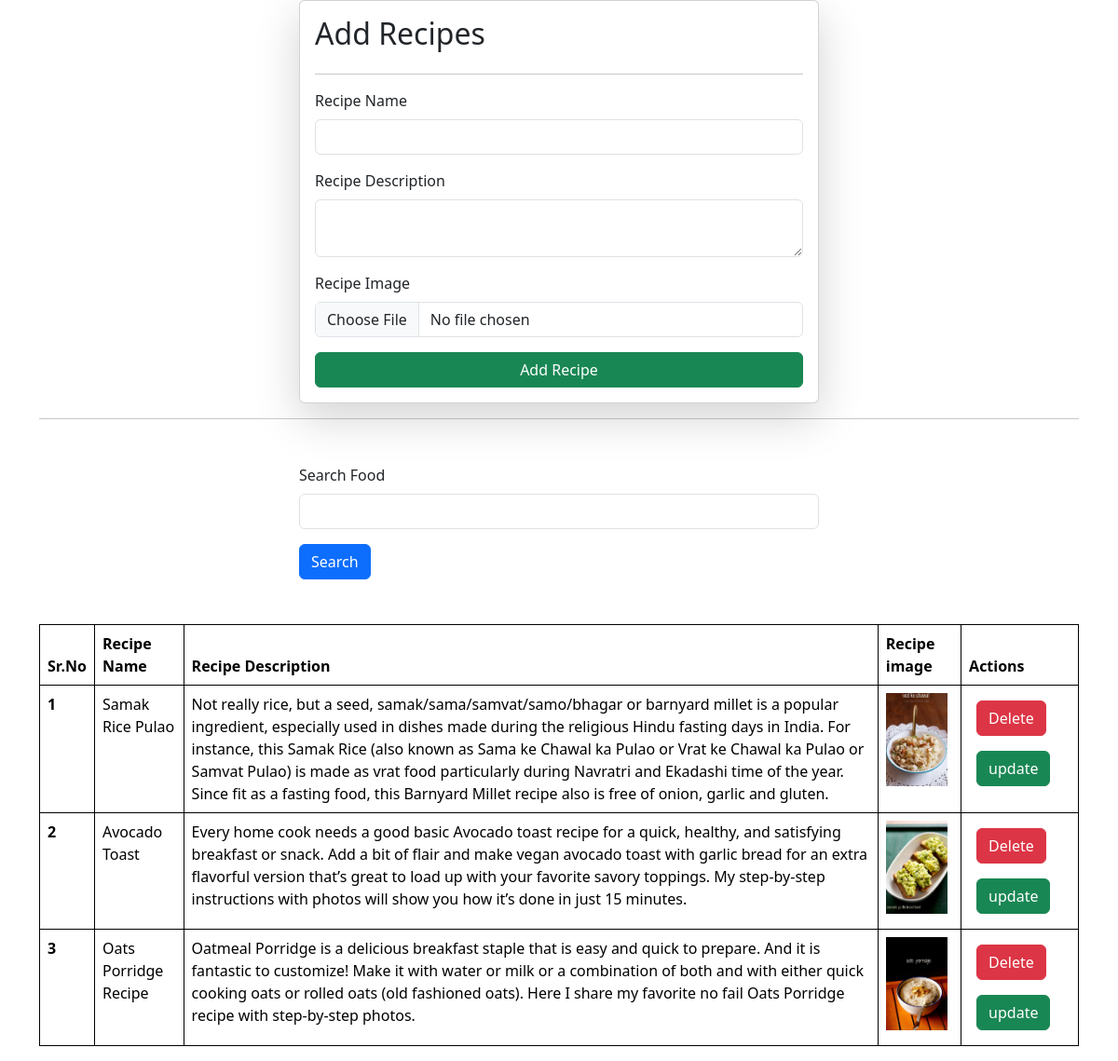
The page / on the database its author committed.
### recipe/models.py (models this page shows)
class recipes(models.Model):
    recipe_name = models.CharField( max_length = 200 )
    recipe_description = models.TextField()
    recipe_image = models.ImageField(upload_to = "recipe")

### recipe/views.py (the view, shortened to what this page needs)
# urls.py: path("", recipe, name = 'recipe'),
def recipe(request):
    queryset = recipes.objects.all()
    if request.GET.get("Search"):
         queryset = queryset.filter(recipe_name__icontains = request.GET.get("Search"))
    context = {"recipes" : queryset}
    return render(request, "recipes.html", context)

### recipe/templates/recipes.html (shortened to what this page needs)
<!DOCTYPE html>
<html lang="en">
<head>
    <link href="https://cdn.jsdelivr.net/npm/bootstrap@5.3.2/dist/css/bootstrap.min.css" rel="stylesheet">
</head>
<body>
    <div class="container" mt-5>
        <form class="col-6 mx-auto card p-3 shadow-lg" method="post" enctype="multipart/form-data">
          <h2>Add Recipes</h2>
          <hr>
            <div class="mb-3">
              <label for="exampleInputEmail1" class="form-label">Recipe Name</label>
              <input name="recipe_name" required type="text" class="form-control">
            </div>
            <div class="mb-3 textarea-container">
              <label for="exampleInputPassword1" class="form-label">Recipe Description</label>
              <textarea name="recipe_description" required class="form-control"></textarea>
            </div>
            <div class="mb-3">
                <label for="exampleInputPassword1" class="form-label">Recipe Image</label>
                <input name="recipe_image" type="file" class="form-control">
              </div>
            <button type="submit" class="btn btn-success  ">Add Recipe</button>
          </form>
          <hr>
          <div class="mt-5">
            <div class="mx-auto col-6">
            <form>
              <div class="mb-3">
                <label for="exampleInputEmail1" class="form-label">Search Food</label>
                <input name="Search" type="text" class="form-control">
              </div>
              <button type="submit" class="btn btn-primary">Search</button>
            </form>
            </div>
          </div>
          <table class="table mt-5">
            <thead>
              <tr>
                <th scope="col">Sr.No</th>
                <th scope="col">Recipe Name</th>
                <th scope="col">Recipe Description</th>
                <th scope="col">Recipe image</th>
                <th scope="col">Actions</th>
              </tr>
            </thead>
            <tbody>
              {% for recipe in recipes %}
                <tr>
                  <th scope="row">{{ forloop.counter }}</th>
                  <td>{{ recipe.recipe_name }}</td>
                  <td>{{ recipe.recipe_description }}</td>
                  <td>
                    <img src="/media/{{ recipe.recipe_image }}" style="height : 100px">
                  </td>
                  <td>
                    <a href="/delete-recipe/{{recipe.id}}/" class = "btn btn-danger m-2">Delete</a>
                    <a href="/update-recipe/{{recipe.id}}/" class = "btn btn-success m-2">update</a>
                  </td>
                </tr>
              {% endfor %}
            </tbody>
          </table>
       </div>
</body>
</html>

### recipe/templates/recipes.html (style rules this page uses)
.textarea-container { display: flex; flex-direction: column; }
table, th, td { border: 1px solid black; }

### rows shown on the page
recipes: recipe_name "Samak Rice Pulao", recipe_description "Not really rice, but a seed, samak/sama/samvat/samo/bhagar or barnyard millet is a popular ingredient, especially used in dishes made during the religious Hindu fasting days in India. For instance, this Samak Rice (also known as Sama ke Chawal ka Pulao or Vrat ke Chawal ka Pulao or Samvat Pulao) is made as vrat food particularly during Navratri and Ekadashi time of the year. Since fit as a fasting food, this Barnyard Millet recipe also is free of onion, garlic and gluten.", recipe_image (picture)
recipes: recipe_name "Avocado Toast", recipe_description "Every home cook needs a good basic Avocado toast recipe for a quick, healthy, and satisfying breakfast or snack. Add a bit of flair and make vegan avocado toast with garlic bread for an extra flavorful version that’s great to load up with your favorite savory toppings. My step-by-step instructions with photos will show you how it’s done in just 15 minutes.", recipe_image (picture)
recipes: recipe_name "Oats Porridge Recipe", recipe_description "Oatmeal Porridge is a delicious breakfast staple that is easy and quick to prepare. And it is fantastic to customize! Make it with water or milk or a combination of both and with either quick cooking oats or rolled oats (old fashioned oats). Here I share my favorite no fail Oats Porridge recipe with step-by-step photos.", recipe_image (picture)
